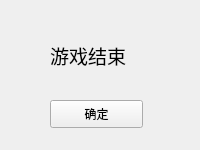
<?xml version="1.0" encoding="UTF-8"?>
<ui version="4.0">
 <class>InfoWidget</class>
 <widget class="QWidget" name="InfoWidget">
  <property name="geometry">
   <rect>
    <x>0</x>
    <y>0</y>
    <width>200</width>
    <height>150</height>
   </rect>
  </property>
  <property name="minimumSize">
   <size>
    <width>200</width>
    <height>150</height>
   </size>
  </property>
  <property name="maximumSize">
   <size>
    <width>200</width>
    <height>150</height>
   </size>
  </property>
  <property name="windowTitle">
   <string>Form</string>
  </property>
  <widget class="QLabel" name="label">
   <property name="geometry">
    <rect>
     <x>50</x>
     <y>40</y>
     <width>111</width>
     <height>31</height>
    </rect>
   </property>
   <property name="text">
    <string>&lt;html&gt;&lt;head/&gt;&lt;body&gt;&lt;p&gt;&lt;span style=&quot; font-size:14pt;&quot;&gt;游戏结束&lt;/span&gt;&lt;/p&gt;&lt;/body&gt;&lt;/html&gt;</string>
   </property>
  </widget>
  <widget class="QPushButton" name="pushButton">
   <property name="geometry">
    <rect>
     <x>50</x>
     <y>100</y>
     <width>93</width>
     <height>28</height>
    </rect>
   </property>
   <property name="text">
    <string>确定</string>
   </property>
  </widget>
 </widget>
 <resources/>
 <connections/>
</ui>
